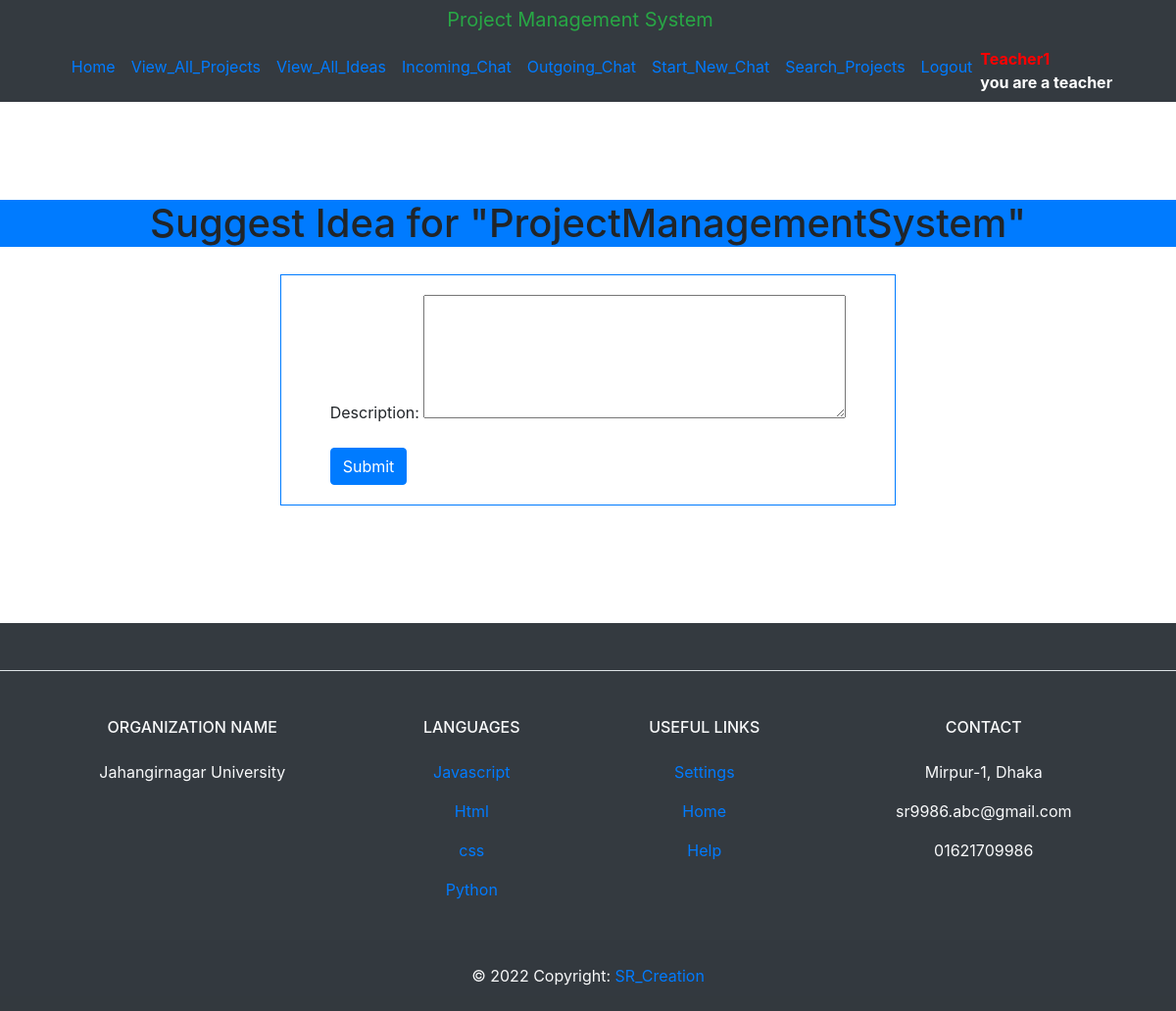
The app's page /suggest_idea/project/ (signed in) with its own data.
### Backend_Management_App/models.py (models this page shows)
class User(AbstractUser):
    USER_TYPE_CHOICES = (
        ('teacher', 'Teacher'),
        ('student', 'Student'),
    )
    user_type = models.CharField(
        max_length=10,
        choices=USER_TYPE_CHOICES,
        blank=True,
        null=True,
    )
    groups = models.ManyToManyField(
        Group,
        verbose_name=_('groups'),
        blank=True,
        related_name='backend_management_users_groups',
        related_query_name='user',
        help_text=_('The groups this user belongs to. A user will get all permissions '
                    'granted to each of their groups.'),
    )
    user_permissions = models.ManyToManyField(
        Permission,
        verbose_name=_('user permissions'),
        blank=True,
        related_name='backend_management_users_permissions',
        related_query_name='user',
        help_text=_('Specific permissions for this user.'),
    )

class Project(models.Model):
    name = models.CharField(max_length=255)
    short_name = models.CharField(max_length=50, unique=True)
    description = models.TextField()
    file = models.FileField(upload_to='projects')
    approved = models.BooleanField(default=False)
    status_data = ((1, "APPROVED"), (2, "REJECTED"), (0, "PENDING"))
    status = models.CharField(default=0, choices=status_data, max_length=20)
    teacher = models.ForeignKey(User, on_delete=models.CASCADE, related_name='projects', null=True , limit_choices_to={'is_teacher': True})
    students = models.ForeignKey(User, on_delete=models.CASCADE, related_name='student_projects', blank=True)
    created_at = models.DateTimeField(auto_now_add=True)
    updated_at = models.DateTimeField(auto_now=True)

### Backend_Management_App/views.py (the view)
# urls.py: path('suggest_idea/<slug:short_name>/', views.suggest_idea, name='suggest_idea'),
@login_required
def suggest_idea(request, short_name):
    project = get_object_or_404(Project, short_name=short_name)
    if request.method == 'POST':
        form = IdeaForm(request.POST)
        if form.is_valid():
            idea = form.save(commit=False)
            idea.project = project
            idea.teacher = request.user
            idea.save()
            messages.success(request, 'Your idea has been submitted.')
            return redirect('project_detail', short_name=project.short_name)
    else:
        form = IdeaForm()
    context = {'form': form, 'project': project}
    return render(request, 'suggest_idea.html', context)

### Backend_Management_App/forms.py
class IdeaForm(forms.ModelForm):
    description = forms.CharField(widget=forms.Textarea(attrs={'rows': 5}))
    class Meta:
        model = Idea
        fields = ('description',)
        labels = {
            'description': 'Description'
        }

### templates/suggest_idea.html (shortened to what this page needs)
{% extends 'base.html' %}
{% block content %}
  <h1 class="text-center bg-primary">Suggest Idea for "{{ project.name }}"</h1>
  <div class="card-body" >
      <div class="row justify-content-md-center ">
        <div class="col-md-auto border border-primary" style="padding: 20px 50px ">
        <form method="post">
          {{ form.as_p }}
          <button type="submit" class="btn btn-primary">Submit</button>
        </form>
        </div>
      </div>
    </div>
{% endblock %}

### templates/base.html (shortened to what this page needs)
<!DOCTYPE html>
<html lang="en">
<head>
    <link rel="stylesheet" href="https://maxcdn.bootstrapcdn.com/bootstrap/4.0.0/css/bootstrap.min.css">
</head>
<body>
    <header class="bg-dark" style="margin-bottom: 100px">
      <div class="text-center"><a class="navbar-brand text-success" href="#">Project Management System</a></div>
        <nav class="navbar navbar-expand-lg container ">
            <div class="collapse navbar-collapse justify-content-center" id="navbarNav">
                <ul class="navbar-nav">
                    <li class="nav-item">
                        <a class="nav-link" href="{% url 'home' %}">Home</a>
                    </li>
                    <li class="nav-item">
                        <a class="nav-link" href="{% url 'project_list' %}">View_All_Projects</a>
                    </li>
                    {% if user.is_authenticated and user.user_type == "teacher" %}
                    <li class="nav-item">
                        <a class="nav-link" href="{% url 'idea_list' %}">View_All_Ideas</a>
                    </li>
                    <li class="nav-item">
                        <a class="nav-link" href="{% url 'inbox' %}">Incoming_Chat</a>
                    </li>
                    <li class="nav-item">
                        <a class="nav-link" href="{% url 'sent' %}">Outgoing_Chat</a>
                    </li>
                    <li class="nav-item">
                        <a class="nav-link" href="{% url 'send_message' user.username %}">Start_New_Chat</a>
                    </li>
                    {% endif %}
                    <li class="nav-item">
                        <a class="nav-link" href="{% url 'search_project' %}">Search_Projects</a>
                    </li>
                    {% if user.is_authenticated %}
                    <li class="nav-item">
                      <a class="nav-link" href="{% url 'logout' %}">Logout</a>
                    </li>
                    <li class="nav-item" style="">
                        <b style="color:Red">{{ user.username }}</b> <br> <b style="color:white">you are a {{ user.user_type }}</b>
                    </li>
                    {% else %}
                <li class="nav-item"><a class="nav-link" href="{% url 'register' %}">Register</a></li>
                <li class="nav-item"><a class="nav-link" href="{% url 'login' %}">Login</a></li>
            {% endif %}
        </ul>
    </header>
    <main>
        {% block content %}{% endblock %}
    </main>
    <footer class="text-center text-lg-start bg-dark text-light" style="margin-top: 100px">
        <section class="d-flex justify-content-center justify-content-lg-between p-4 border-bottom">
        </section>
        <section class="">
          <div class="container text-center text-md-start mt-5">
            <div class="row mt-3">
              <div class="col-md-3 col-lg-4 col-xl-3 mx-auto mb-4">
                <h6 class="text-uppercase fw-bold mb-4">
                  Organization Name
                </h6>
                <p align="center">
                  Jahangirnagar University
                </p>
              </div>
              <div class="col-md-2 col-lg-2 col-xl-2 mx-auto mb-4">
                <h6 class="text-uppercase fw-bold mb-4">
                  Languages
                </h6>
                <p>
                  <a href="#!" class="text-reset">Javascript</a>
                </p>
                <p>
                  <a href="#!" class="text-reset">Html</a>
                </p>
                <p>
                  <a href="#!" class="text-reset">css</a>
                </p>
                  <p>
                  <a href="#" class="text-reset">Python</a>
                </p>
              </div>
              <div class="col-md-3 col-lg-2 col-xl-2 mx-auto mb-4">
                <h6 class="text-uppercase fw-bold mb-4">
                  Useful links
                </h6>
                <p>
                  <a href="#!" class="text-reset">Settings</a>
                </p>
                <p>
                  <a href="#!" class="text-reset">Home</a>
                </p>
                <p>
                  <a href="#!" class="text-reset">Help</a>
                </p>
              </div>
              <div class="col-md-4 col-lg-3 col-xl-3 mx-auto mb-md-0 mb-4">
                <h6 class="text-uppercase fw-bold mb-4">Contact</h6>
                <p> Mirpur-1, Dhaka</p>
                <p>
                  sr9986.abc@gmail.com
                </p>
                <p> 01621709986</p>
              </div>
            </div>
          </div>
        </section>
        <div class="text-center p-4" style="background-color: rgba(0, 0, 0, 0.025);">
          © 2022 Copyright:
          <a class="text-reset fw-bold" href="#">SR_Creation</a>
        </div>
      </footer>
</body>
</html>

### records on screen
User: username "Teacher1", user_type "teacher"
Project: name "ProjectManagementSystem"
